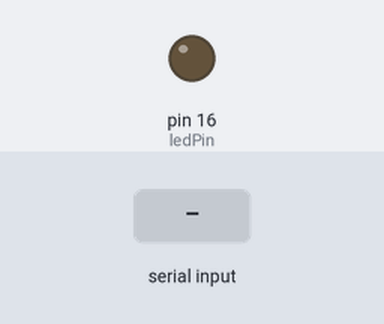
Bench run of a sketch on a simulated Arduino Uno, built with avr-gcc and run on an emulated ATmega328P. Parts: output pins drawn as LEDs (lit = HIGH). Inputs (shaded band) come from the test bench.

Above: at 1.2 s.
1.3 s: "h" received over Serial
At 2.1 s:
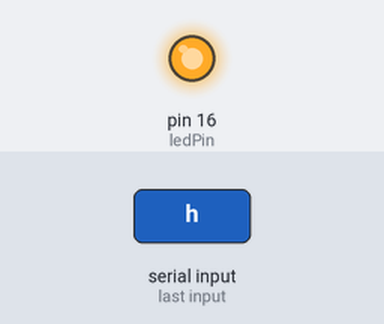
3.0 s: "l" received over Serial
At 4.4 s:
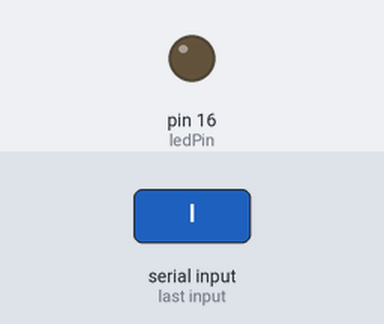
Timing chart, 0 to 6.0 s (numbered marks = the images above; inputs shaded):
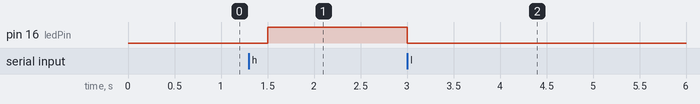

The sketch:

IoT03-2.ino
```cpp
// choi++ Serial Input

// set pin numbers
const int ledPin = 16;      // the number of the LED pin
// set varialbles
char serState = NULL;

void setup() {
    Serial.begin(115200);
// initialize the LED pin as an output
    pinMode(ledPin, OUTPUT);
}
void loop() {
// read the state of Serial port
    if (Serial.available() > 0)
      serState = Serial.read();
// check which keyboard 'h' or 'l' is pressed.
    if (serState == 'h') {
         // turn LED on
        digitalWrite(ledPin, HIGH);
    } else if (serState == 'l') {
        // turn LED off
        digitalWrite(ledPin, LOW);
    }
    delay(250);
}
```

Measured:
- after the input at 1.3 s, pin 16 (ledPin): LOW → HIGH after 0.20 s
- after the input at 3.0 s, pin 16 (ledPin): HIGH → LOW at once
